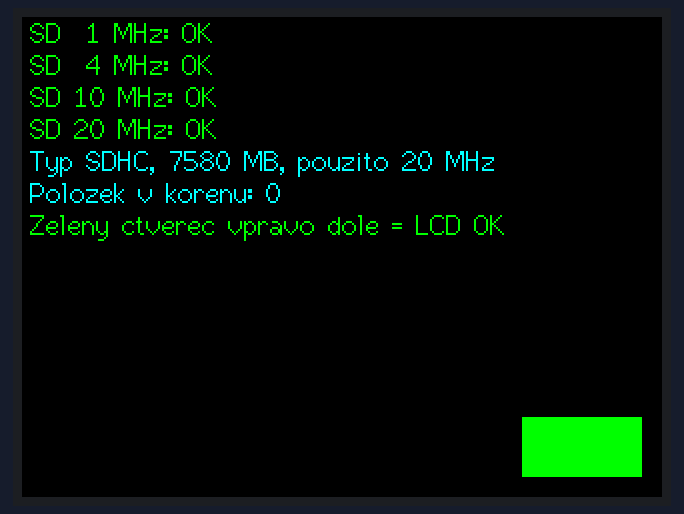
This sketch was run on a simulated ESP32. On the bench: 320×240 colour display. Storage starts empty.

Above: at 0.4 s.

The sketch:

test_sd.ino
```cpp
// Test microSD na slotu displeje MSP2834 (sdilena sbernice VSPI s LCD).
// Postupne zkousi frekvence SD, pri prvni funkcni vypise typ a velikost
// karty, soubory v korenu a rychlost cteni prvniho .nes. Vystup jen na
// displej (seriova linka na macOS nespolehliva). User_Setup.h stejny jako
// test_display.

#include <TFT_eSPI.h>
#include <SPI.h>
#include <SD.h>

const int SD_CS_PIN = 17;
const uint8_t DISPLAY_ROTATION = 3;  // na sirku, slot SD nahore
const uint32_t FREQS[] = {1000000, 4000000, 10000000, 20000000};

TFT_eSPI tft;
int y = 0;

void line(const char* s, uint16_t col = TFT_WHITE) {
  tft.setTextColor(col, TFT_BLACK);
  tft.drawString(s, 4, y, 2);
  y += 16;
}

bool tryFreq(uint32_t f) {
  SD.end();
  return SD.begin(SD_CS_PIN, SPI, f);
}

void setup() {
  pinMode(SD_CS_PIN, OUTPUT);
  digitalWrite(SD_CS_PIN, HIGH);

  tft.init();
  tft.setRotation(DISPLAY_ROTATION);
  tft.fillScreen(TFT_BLACK);
  char buf[64];

  // Max. funkcni frekvence ze seznamu
  uint32_t okFreq = 0;
  for (uint32_t f : FREQS) {
    bool ok = tryFreq(f);
    snprintf(buf, sizeof(buf), "SD %2lu MHz: %s", f / 1000000, ok ? "OK" : "chyba");
    line(buf, ok ? TFT_GREEN : TFT_RED);
    if (ok) okFreq = f;
  }
  if (!okFreq) {
    line("Karta nenalezena (FAT32? zasunuta?)", TFT_RED);
    return;
  }
  tryFreq(okFreq);

  const char* types[] = {"zadna", "MMC", "SD", "SDHC", "?"};
  uint8_t t = SD.cardType();
  snprintf(buf, sizeof(buf), "Typ %s, %llu MB, pouzito %lu MHz",
           types[t > 4 ? 4 : t], SD.cardSize() / (1024ULL * 1024ULL), okFreq / 1000000);
  line(buf, TFT_CYAN);

  // Soubory v korenu
  String firstNes;
  File root = SD.open("/");
  int n = 0;
  for (File f = root.openNextFile(); f; f = root.openNextFile()) {
    String name = f.name();
    if (n < 8) {
      snprintf(buf, sizeof(buf), "%s %s %lu B", f.isDirectory() ? "[D]" : "   ",
               name.c_str(), (unsigned long)f.size());
      line(buf);
    }
    n++;
    if (firstNes.isEmpty() && !f.isDirectory() && name.endsWith(".nes"))
      firstNes = "/" + name;
    f.close();
  }
  root.close();
  snprintf(buf, sizeof(buf), "Polozek v korenu: %d", n);
  line(buf, TFT_CYAN);

  // Rychlost cteni
  if (!firstNes.isEmpty()) {
    File f = SD.open(firstNes);
    static uint8_t blk[4096];
    uint32_t total = 0, t0 = millis();
    while (int r = f.read(blk, sizeof(blk))) total += r;
    uint32_t dt = millis() - t0;
    f.close();
    snprintf(buf, sizeof(buf), "Cteni %lu B za %lu ms (%lu kB/s)", total, dt,
             dt ? total / dt : 0);
    line(buf, TFT_YELLOW);
  }

  // Displej po pristupu na SD stale funguje (sdilena sbernice)
  tft.fillRect(250, 200, 60, 30, TFT_GREEN);
  line("Zeleny ctverec vpravo dole = LCD OK", TFT_GREEN);
}

void loop() {}
```
